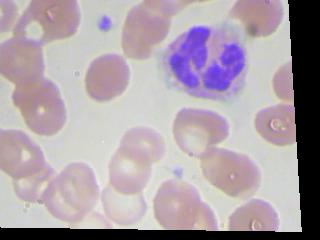
#> input picture HistogramEqualization/image.jpeg, 320 x 240 px
$ python probabilityEqualization.py
#> lines starting #> are read from the running program, lines starting #| are printed output that depends on the picture
#> further down, image is the input picture: shape (240, 320, 3); mean B, G, R 167.5, 159.6, 171.6
### $ExtendedDataSet/spasavanjeSlika.py
import cv2
import os


def spasiSliku(folder, naziv, broj, slika):

	if (os.path.isdir(folder)==False):
		#kreiraj folder
		os.mkdir(folder)

	try:
		cv2.imwrite('./{}/{}{}.jpg'.format(folder, naziv, broj), slika)
	except cv2.error as e:
		print('Slika {}{} nije spasena! Provjeriti da li postoji folder {}'.format(naziv, broj, folder))

### HistogramEqualization/probabilityEqualization.py
import cv2
import numpy
import matplotlib.pyplot as plt
import spasavanjeSlika as ss

def equalizeHistogram (image, factor):
#> called with factor = 30
    image2 = cv2.cvtColor(image, cv2.COLOR_BGR2HLS)
#> image2: shape (240, 320, 3); mean of channels 0, 1, 2 83.3, 166.8, 41.8
    height, width, channels = image2.shape
#> height = 240; width = 320; channels = 3
    array = []
    for i in range(0, 256):
        array.append(0)
    for x in range(0, height):
        for y in range(0, width):
            index = image2[x,y,1]
            array[index] += 1
            minIndex = 0
            maxIndex = 255
            if index - factor > 0:
                minIndex = index - factor
            if index + factor < 255:
                maxIndex = index + factor
            rangeForMin = array[(minIndex):(maxIndex+1)]
            min = numpy.argmin(rangeForMin) + (minIndex)
            image2[x,y,1] = min
#> image2: shape (240, 320, 3); mean of channels 0, 1, 2 83.3, 169.2, 41.8
#> after the loop, array = 256 values, max 6730 at index 0, min 0 at index 23, mean 300
    image2 = cv2.cvtColor(image2, cv2.COLOR_HLS2BGR)
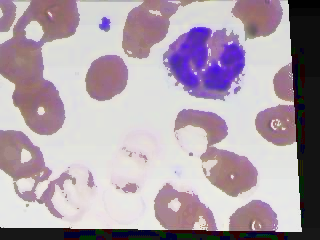
#> image2: shape (240, 320, 3); mean B, G, R 170.7, 160.6, 174.4
    return image2


image = cv2.imread('image.jpeg')
enhancedImage = equalizeHistogram(image, 30)
plt.subplot(221), plt.imshow(image), plt.title('Originalna slika')
plt.xticks([]), plt.yticks([])
plt.subplot(222), plt.imshow(enhancedImage), plt.title('Ujednačena slika')
plt.xticks([]), plt.yticks([])
histogram1 = cv2.calcHist([image],[0],None,[256],[0,256])
#> histogram1 = 256 values, max 7341 at index 0, min 0 at index 19, mean 300
plt.subplot(223), plt.plot(histogram1), plt.title('Histogram originalne slike')
plt.xlim([0,256])
histogram2 = cv2.calcHist([enhancedImage],[0],None,[256],[0,256])
#> histogram2 = 256 values, max 4397 at index 221, min 0 at index 2, mean 300
plt.subplot(224), plt.plot(histogram2), plt.title('Histogram ujednačene slike')
plt.xlim([0,256])
plt.show()
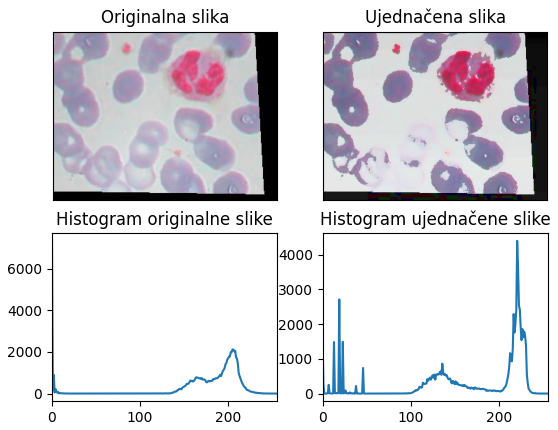
#> figure drawn by matplotlib, 4 panels; B, G, R data is drawn as R, G, B; panel 3: curve peaks at x = 0, y = 7341; panel 4: curve peaks at x = 221, y = 4397
ss.spasiSliku("EqualizedImages", "image", 1, enhancedImage)
